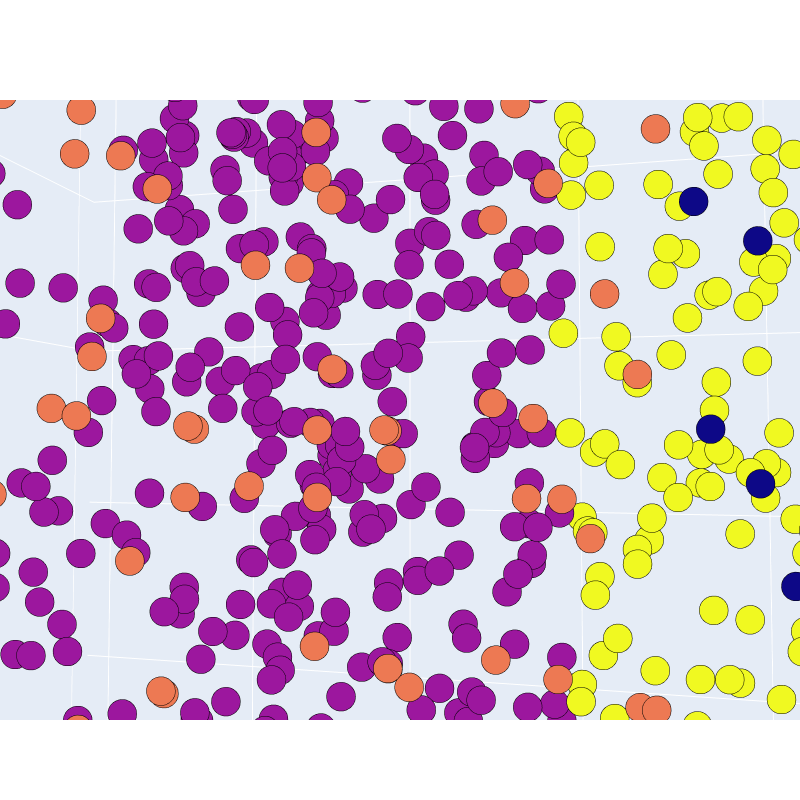

Write notebook code for a chart like this one.
### Code cell
Scene = dict(xaxis = dict(title  = 'Age -->'),yaxis = dict(title  = 'Spending Score--->'),zaxis = dict(title  = 'Annual Income-->'))

# model.labels_ is nothing but the predicted clusters i.e y_clusters
labels = kmeans.labels_
trace = go.Scatter3d(x=x[:, 0], y=x[:, 1], z=x[:, 2], mode='markers',marker=dict(color = labels, size= 10, line=dict(color= 'black',width = 10)))
layout = go.Layout(margin=dict(l=0,r=0),scene = Scene,height = 800,width = 800)
data = [trace]
fig = go.Figure(data = data, layout = layout)
fig.show()

### Figure 1 — Plotly figure (JSON) as saved in the notebook; plotly's stock layout.template omitted (floating-point values rounded to 4 significant figures; data arrays with more than 128 entries replaced by an {"elided": "..."} marker saying what was removed)
{"data": [{"marker": {"color": {"elided": "2000 int values"}, "line": {"color": "black", "width": 10}, "size": 10}, "mode": "markers", "type": "scatter3d", "x": {"elided": "2000 float values"}, "y": {"elided": "2000 float values"}, "z": {"elided": "2000 float values"}}], "layout": {"height": 800, "margin": {"l": 0, "r": 0}, "scene": {"aspectmode": "auto", "aspectratio": {"x": 1, "y": 1, "z": 1}, "camera": {"center": {"x": 0, "y": 0, "z": 0}, "eye": {"x": 0.3333, "y": 0.0705, "z": -0.01176}, "projection": {"type": "perspective"}, "up": {"x": 0, "y": 0, "z": 1}}, "xaxis": {"title": {"text": "Age -->"}, "type": "linear"}, "yaxis": {"title": {"text": "Spending Score--->"}, "type": "linear"}, "zaxis": {"title": {"text": "Annual Income-->"}, "type": "linear"}}, "width": 800}}
